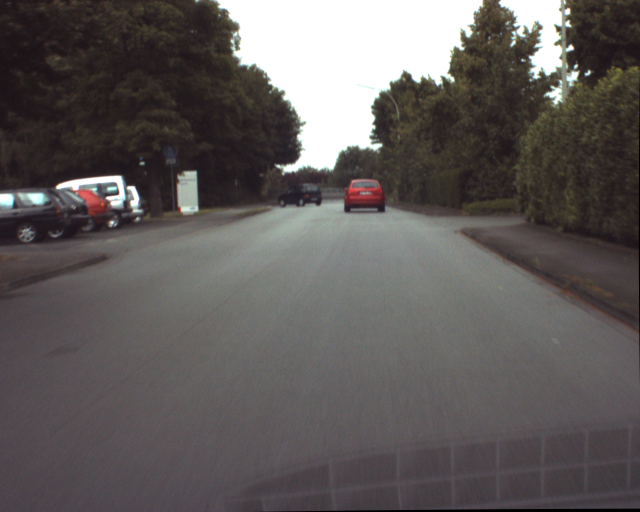
%> input picture 3 - Color based segmentation and blob detection/ur_c_s_03a_01_L_0376.png, 1280 x 1024 px (shown at 1/2 size); the run also reads 1 picture not shown here
$ octave script.m   (GNU Octave 9; MATLAB toolbox functions it lacks are replaced by stand-ins)
%> lines starting %> are read from the running program, lines starting %| are printed output that depends on the picture; in (x1, y1, x2, y2) boxes, pixels count from 0 and x2, y2 are one past the last pixel; in counts of white or black regions, pixels touching at a corner belong together; the program's own positions count from 1
### 3 - Color based segmentation and blob detection/splitRGBandHSV.m
function [img_RGB_channels, img_HSV_channels] = splitRGBandHSV(img_rgb, img_hsv)

img_RGB_channels = cell(1,3);
img_HSV_channels = cell(1,3);

% RGB channels
for i=1:3
   img_RGB_channels{i} = img_rgb(:,:,i);
end

% HSV channels
for i=1:3
   img_HSV_channels{i} = img_hsv(:,:,i);
end
end

### 3 - Color based segmentation and blob detection/doSegmentation.m
% Demutti Marco
% Dicenzi Matteo

% The function carries out the segmentation of the Hue component of a given
% image in the range (minThr, maxThr).

% Inputs: Hue component of the image, minimum value of the range, max value
% of the range
% Output: binary segmented image

function segmentedImage = doSegmentation(imgHue, minThr, maxThr)

[rr,cc] = size(imgHue);
segmentedImage = zeros(rr,cc);
mask = imgHue > minThr & imgHue < maxThr;
segmentedImage = segmentedImage + mask;

end

### 3 - Color based segmentation and blob detection/plotSegCentroidBoundaryBox.m
% Demutti Marco
% Dicenzi Matteo

% The function displays the relative centroid and bounding box both on the
% segmented image, and on the color image.

% Inputs: segmented image, RGB color image (a title for the image to be
% displayed)

function plotSegCentroidBoundaryBox(segmentedImage, image_rgb, imageTitle)

figure,subplot(2,1,1), imagesc(segmentedImage),colormap gray,
title("Segmented " + imageTitle), hold on

% Find connected components (blobs).
labeledImage = logical(segmentedImage);

props = regionprops(labeledImage, 'Area', 'Centroid', 'BoundingBox');

% Get all the centroids.
centroids = [props.Centroid];
allXCentroids = centroids(1:2:end);
allYCentroids = centroids(2:2:end);

% Find the largest blob
allAreas = [props.Area];
[~, indexOfLargest] = max(allAreas);

% Plot centroid and bounding box
plot(allXCentroids(indexOfLargest), allYCentroids(indexOfLargest), '*r');
rectangle('Position',(props(indexOfLargest).BoundingBox),'EdgeColor',[1,0,0],'LineWidth',2);

% Plot centroid and bounding box on RGB image
subplot(2,1,2), imshow(image_rgb), title("Color " + imageTitle), hold on
plot(allXCentroids(indexOfLargest), allYCentroids(indexOfLargest), '*r');
rectangle('Position',(props(indexOfLargest).BoundingBox),'EdgeColor',[1,0,0],'LineWidth',2);

end

### 3 - Color based segmentation and blob detection/plotRGBandHSV.m
% Demutti Marco
% Dicenzi Matteo

% The function displays the three RGB channels and the three HSV channels
% of an image

% Inputs: RGB channels (cell), HSV channels (cell), (a title for the image
% to be displayed)

function plotRGBandHSV(img_RGB_channels, img1_HSV_channels, titleImg)

figure,subplot(2,3,6)
subplot(2,3,1),imagesc(img_RGB_channels{1}),colormap gray,title(titleImg + ": R component")
subplot(2,3,2),imagesc(img_RGB_channels{2}),colormap gray,title(titleImg + ": G component")
subplot(2,3,3),imagesc(img_RGB_channels{3}),colormap gray,title(titleImg + ": B component")
subplot(2,3,4),imagesc(img1_HSV_channels{1}),colormap gray,title(titleImg + ": H component")
subplot(2,3,5),imagesc(img1_HSV_channels{2}),colormap gray,title(titleImg + ": S component")
subplot(2,3,6),imagesc(img1_HSV_channels{3}),colormap gray,title(titleImg + ": V component")

end

### 3 - Color based segmentation and blob detection/script.m
%% Lab 4 - Color-based segmentation and Blob detection
% Marco Demutti
% 4389233
% Matteo Dicenzi
% 4342944

clear all
close all

%% Exercise 1 - Color-based segmentation

% Read all 6 RGB images
img1_rgb=imread('ur_c_s_03a_01_L_0376.png', 'png');
%> img1_rgb is the input picture: size 1024x1280x3 uint8; mean R, G, B 95.5, 90.9, 90
img2_rgb=imread('ur_c_s_03a_01_L_0377.png', 'png');
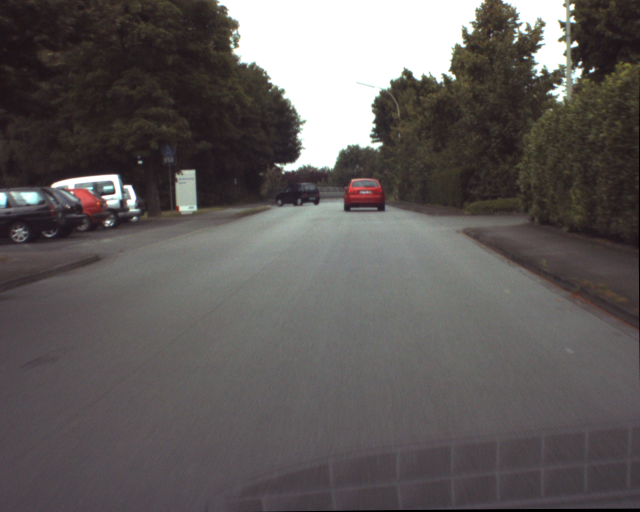
%> input picture 3 - Color based segmentation and blob detection/ur_c_s_03a_01_L_0377.png, 1280 x 1024 px (shown at 1/2 size)
%> img2_rgb is the input picture: size 1024x1280x3 uint8; mean R, G, B 95.5, 90.9, 90
img3_rgb=imread('ur_c_s_03a_01_L_0378.png', 'png');
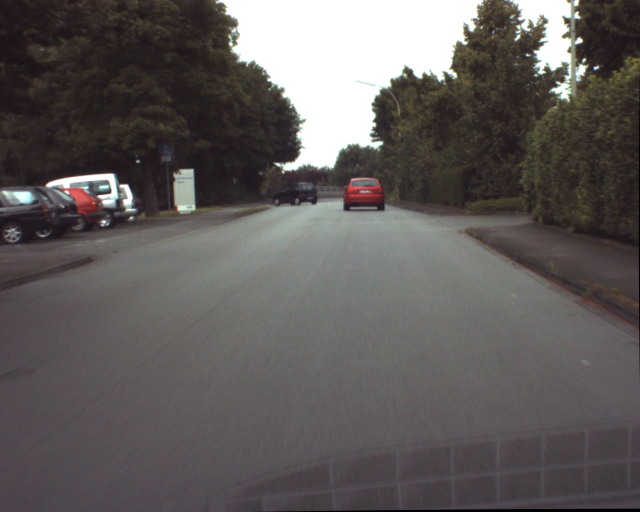
%> input picture 3 - Color based segmentation and blob detection/ur_c_s_03a_01_L_0378.png, 1280 x 1024 px (shown at 1/2 size)
%> img3_rgb is the input picture: size 1024x1280x3 uint8; mean R, G, B 95.7, 91.1, 90.2
img4_rgb=imread('ur_c_s_03a_01_L_0379.png', 'png');
img5_rgb=imread('ur_c_s_03a_01_L_0380.png', 'png');
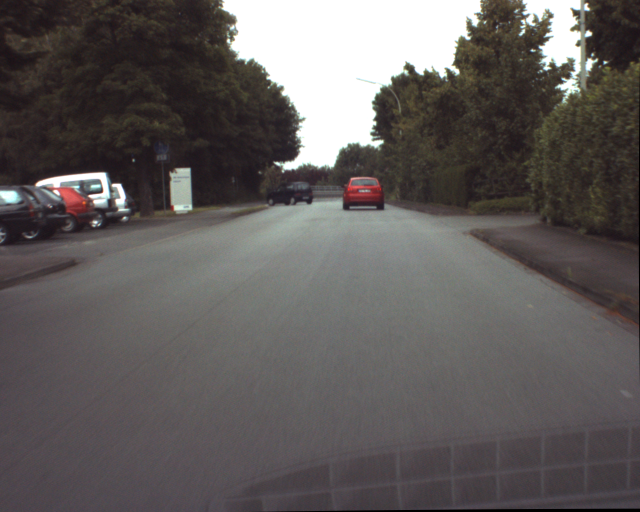
%> input picture 3 - Color based segmentation and blob detection/ur_c_s_03a_01_L_0380.png, 1280 x 1024 px (shown at 1/2 size)
%> img5_rgb is the input picture: size 1024x1280x3 uint8; mean R, G, B 96.2, 91.7, 90.8
img6_rgb=imread('ur_c_s_03a_01_L_0381.png', 'png');
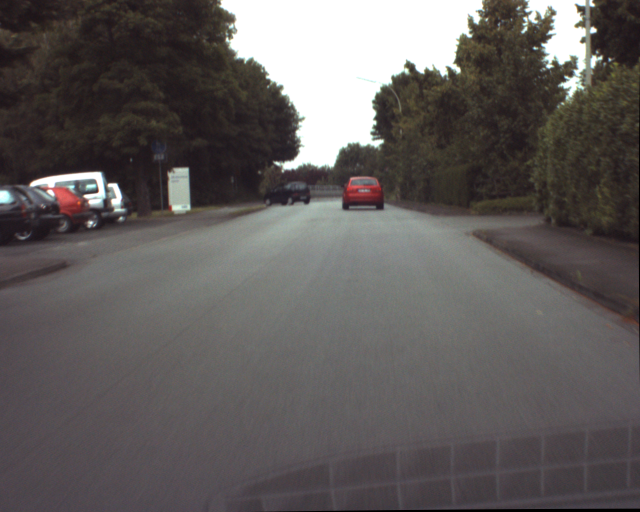
%> input picture 3 - Color based segmentation and blob detection/ur_c_s_03a_01_L_0381.png, 1280 x 1024 px (shown at 1/2 size)
%> img6_rgb is the input picture: size 1024x1280x3 uint8; mean R, G, B 96.5, 92, 91

% Display all images in greyscale
figure,subplot(2,3,6)
subplot(2,3,1),imagesc(rgb2gray(img1_rgb)),colormap gray,title('Image 1 grayscale')
subplot(2,3,2),imagesc(rgb2gray(img2_rgb)),colormap gray,title('Image 2 grayscale')
subplot(2,3,3),imagesc(rgb2gray(img3_rgb)),colormap gray,title('Image 3 grayscale')
subplot(2,3,4),imagesc(rgb2gray(img4_rgb)),colormap gray,title('Image 4 grayscale')
subplot(2,3,5),imagesc(rgb2gray(img5_rgb)),colormap gray,title('Image 5 grayscale')
subplot(2,3,6),imagesc(rgb2gray(img6_rgb)),colormap gray,title('Image 6 grayscale')
%> after `title('Image 6 grayscale')`:
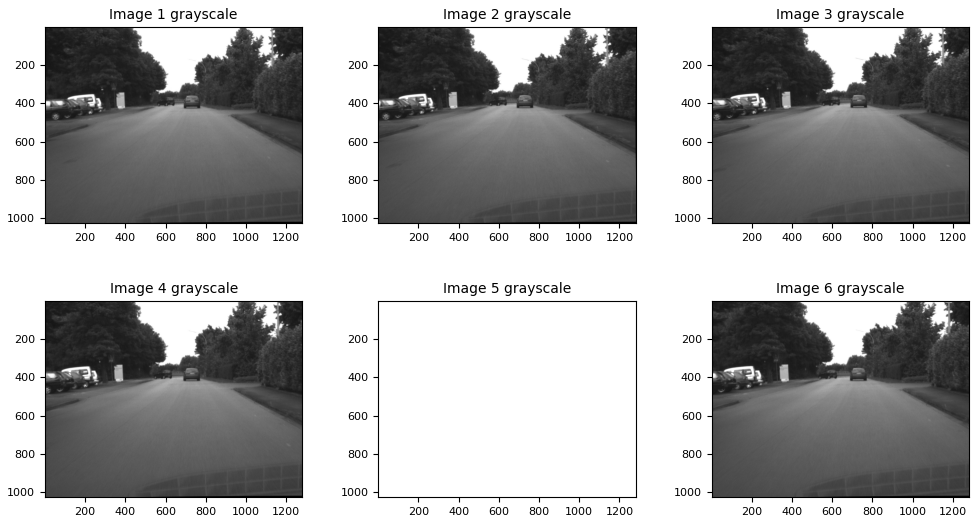
%> figure redrawn from the program's plot data, 6 panels

% Convert RGB to HSV
img1_hsv=rgb2hsv(img1_rgb);
%> img1_hsv: size 1024x1280x3 double; mean H, S, V 0.427, 0.126, 0.379
img2_hsv=rgb2hsv(img2_rgb);
%> img2_hsv: size 1024x1280x3 double; mean H, S, V 0.428, 0.126, 0.38
img3_hsv=rgb2hsv(img3_rgb);
%> img3_hsv: size 1024x1280x3 double; mean H, S, V 0.428, 0.125, 0.38
img4_hsv=rgb2hsv(img4_rgb);
%> img4_hsv: size 1024x1280x3 double; mean H, S, V 0.426, 0.124, 0.381
img5_hsv=rgb2hsv(img5_rgb);
%> img5_hsv: size 1024x1280x3 double; mean H, S, V 0.424, 0.125, 0.383
img6_hsv=rgb2hsv(img6_rgb);
%> img6_hsv: size 1024x1280x3 double; mean H, S, V 0.421, 0.124, 0.384

% Split images in the three RGB and three HSV channels (stored in cells)
[img1_RGB_channels, img1_HSV_channels] = splitRGBandHSV(img1_rgb, img1_hsv);
%> after the loop in splitRGBandHSV, `for i=1:3`: img_RGB_channels = 3 items
%> img1_RGB_channels = 3 items; img1_HSV_channels = 3 items
[img2_RGB_channels, img2_HSV_channels] = splitRGBandHSV(img2_rgb, img2_hsv);
%> img2_RGB_channels = 3 items; img2_HSV_channels = 3 items
[img3_RGB_channels, img3_HSV_channels] = splitRGBandHSV(img3_rgb, img3_hsv);
%> img3_RGB_channels = 3 items; img3_HSV_channels = 3 items
[img4_RGB_channels, img4_HSV_channels] = splitRGBandHSV(img4_rgb, img4_hsv);
%> img4_RGB_channels = 3 items; img4_HSV_channels = 3 items
[img5_RGB_channels, img5_HSV_channels] = splitRGBandHSV(img5_rgb, img5_hsv);
%> img5_RGB_channels = 3 items; img5_HSV_channels = 3 items
[img6_RGB_channels, img6_HSV_channels] = splitRGBandHSV(img6_rgb, img6_hsv);
%> img6_RGB_channels = 3 items; img6_HSV_channels = 3 items

% Display RGB and HSV channels of each image
plotRGBandHSV(img1_RGB_channels, img1_HSV_channels, "Image 1");
plotRGBandHSV(img2_RGB_channels, img2_HSV_channels, "Image 2");
plotRGBandHSV(img3_RGB_channels, img3_HSV_channels, "Image 3");
plotRGBandHSV(img4_RGB_channels, img4_HSV_channels, "Image 4");
plotRGBandHSV(img5_RGB_channels, img5_HSV_channels, "Image 5");
plotRGBandHSV(img6_RGB_channels, img6_HSV_channels, "Image 6");

% Select dark car in image 1 for Hue component and display it
img1_Hue = img1_HSV_channels{1};
dark_car_Hue = img1_Hue(368:413,557:644);
figure, imagesc(dark_car_Hue), colormap gray, title('Dark car');

% Compute minThr and maxThr as m-0.4*s, m+0.4*s
mean_subimg_Hue = mean2(dark_car_Hue);
%> mean_subimg_Hue = 0.696
stdev_subimg_Hue = std2(dark_car_Hue);
%> stdev_subimg_Hue = 0.24
minThr = mean_subimg_Hue - 0.4*stdev_subimg_Hue;
%> minThr = 0.6
maxThr = mean_subimg_Hue + 0.4*stdev_subimg_Hue;
%> maxThr = 0.793

% Image 1: segment dark car and display centroid and bounding box in the
% binary image and in the color image
segmentedImage1 = doSegmentation(img1_Hue, minThr, maxThr);
%> in doSegmentation, `mask = imgHue > minThr & imgHue < maxThr;`:
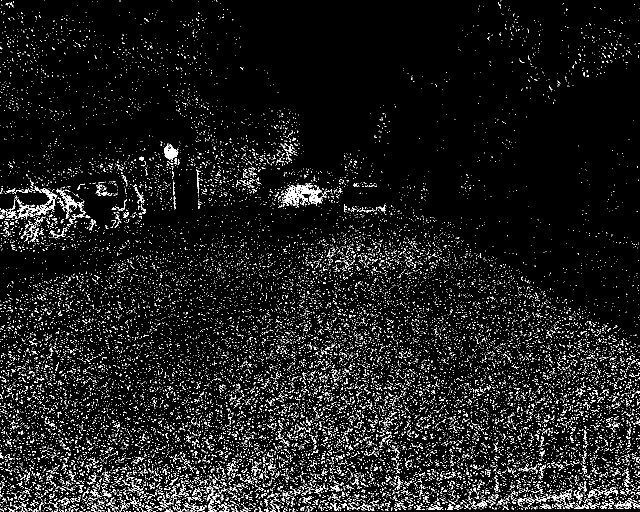
%> mask: size 1024x1280 logical (shown at 1/2 size); 7% white in thin lines or dots
%> in doSegmentation, `segmentedImage = segmentedImage + mask;`: segmentedImage: size 1024x1280 double; values 0 (black) and 1 (white), 7% white in thin lines or dots
plotSegCentroidBoundaryBox(segmentedImage1, img1_rgb, 'Image 1 dark car');
%> in plotSegCentroidBoundaryBox, `props = regionprops(labeledImage, 'Area', 'Centroid', 'BoundingBox');`: props = 20359 regions; largest, box (x1, y1, x2, y2), Area and Centroid: (567, 366, 643, 412) 1218 [599.7 388.2], (72, 377, 115, 431) 592 [95.5 405.5], (328, 287, 356, 320) 507 [341.3 305.8], (113, 377, 156, 425) 432 [136.4 400.9], (37, 409, 76, 436) 301 [52.9 422.3]
%> in plotSegCentroidBoundaryBox, `[~, indexOfLargest] = max(allAreas);`: indexOfLargest = 9528

% Image 2: segment dark car and display centroid and bounding box in the
% binary image and in the color image
img2_Hue = img2_HSV_channels{1};
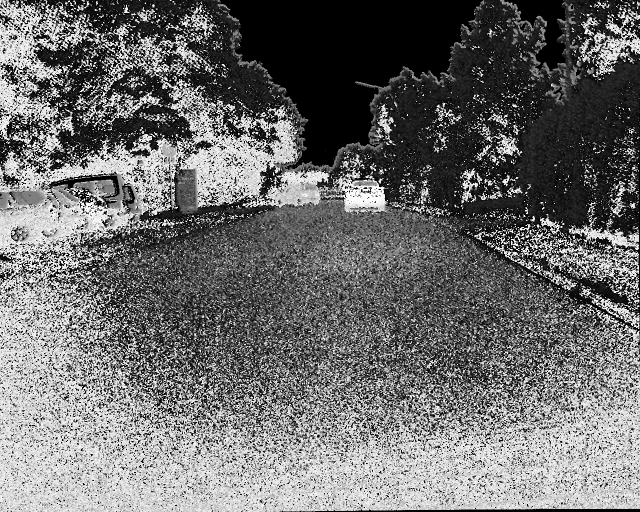
%> img2_Hue: size 1024x1280 double (shown at 1/2 size); min 0, max 0.999, mean 0.428
segmentedImage2 = doSegmentation(img2_Hue, minThr, maxThr);
plotSegCentroidBoundaryBox(segmentedImage2, img2_rgb, 'Image 2 dark car');

% Image 3: segment dark car and display centroid and bounding box in the
% binary image and in the color image
img3_Hue = img3_HSV_channels{1};
segmentedImage3 = doSegmentation(img3_Hue, minThr, maxThr);
plotSegCentroidBoundaryBox(segmentedImage3, img3_rgb, 'Image 3 dark car');

% Image 4: segment dark car and display centroid and bounding box in the
% binary image and in the color image
img4_Hue = img4_HSV_channels{1};
segmentedImage4 = doSegmentation(img4_Hue, minThr, maxThr);
plotSegCentroidBoundaryBox(segmentedImage4, img4_rgb, 'Image 4 dark car');

% Image 5: segment dark car and display centroid and bounding box in the
% binary image and in the color image
img5_Hue = img5_HSV_channels{1};
segmentedImage5 = doSegmentation(img5_Hue, minThr, maxThr);
plotSegCentroidBoundaryBox(segmentedImage5, img5_rgb, 'Image 5 dark car');

% Image 6: segment dark car and display centroid and bounding box in the
% binary image and in the color image
img6_Hue = img6_HSV_channels{1};
segmentedImage6 = doSegmentation(img6_Hue, minThr, maxThr);
plotSegCentroidBoundaryBox(segmentedImage6, img6_rgb, 'Image 6 dark car');

% Repeat all steps for Red car
red_car_Hue=img1_Hue(352:429,678:784);
figure, imagesc(red_car_Hue), colormap gray, title('Red car');

% Suggested threshold values
minThr = 0.97;
maxThr = 1;

% Computation of different values of threshold
mean_subimg1_Hue2 = mean2(red_car_Hue);
%> mean_subimg1_Hue2 = 0.626
stdev_subimg1_Hue2 = std2(red_car_Hue);
%> stdev_subimg1_Hue2 = 0.398
minThr2 = mean_subimg1_Hue2 - stdev_subimg1_Hue2;
%> minThr2 = 0.228
maxThr2 = mean_subimg1_Hue2 + stdev_subimg1_Hue2;
%> maxThr2 = 1.02

% Image 1: segment red car and display centroid and bounding box in the
% binary image and in the color image
segmentedImage1 = doSegmentation(img1_Hue, minThr, maxThr);
plotSegCentroidBoundaryBox(segmentedImage1, img1_rgb, 'Image 1 red car');

% Repeat using different treshold values
segmentedImage1 = doSegmentation(img1_Hue, minThr2, maxThr2);
plotSegCentroidBoundaryBox(segmentedImage1, img1_rgb, 'Image 1 red car, computed with different treshold values');

% Repeat procedure for all the other images (using only minThr, maxThr)
segmentedImage2 = doSegmentation(img2_Hue, minThr, maxThr);
plotSegCentroidBoundaryBox(segmentedImage2, img2_rgb, 'Image 2 red car');

segmentedImage3 = doSegmentation(img3_Hue, minThr, maxThr);
plotSegCentroidBoundaryBox(segmentedImage3, img3_rgb, 'Image 3 red car');

segmentedImage4 = doSegmentation(img4_Hue, minThr, maxThr);
plotSegCentroidBoundaryBox(segmentedImage4, img4_rgb, 'Image 4 red car');

segmentedImage5 = doSegmentation(img5_Hue, minThr, maxThr);
plotSegCentroidBoundaryBox(segmentedImage5, img5_rgb, 'Image 5 red car');

segmentedImage6 = doSegmentation(img6_Hue, minThr, maxThr);
plotSegCentroidBoundaryBox(segmentedImage6, img6_rgb, 'Image 6 red car');
%> (the run ends here)
